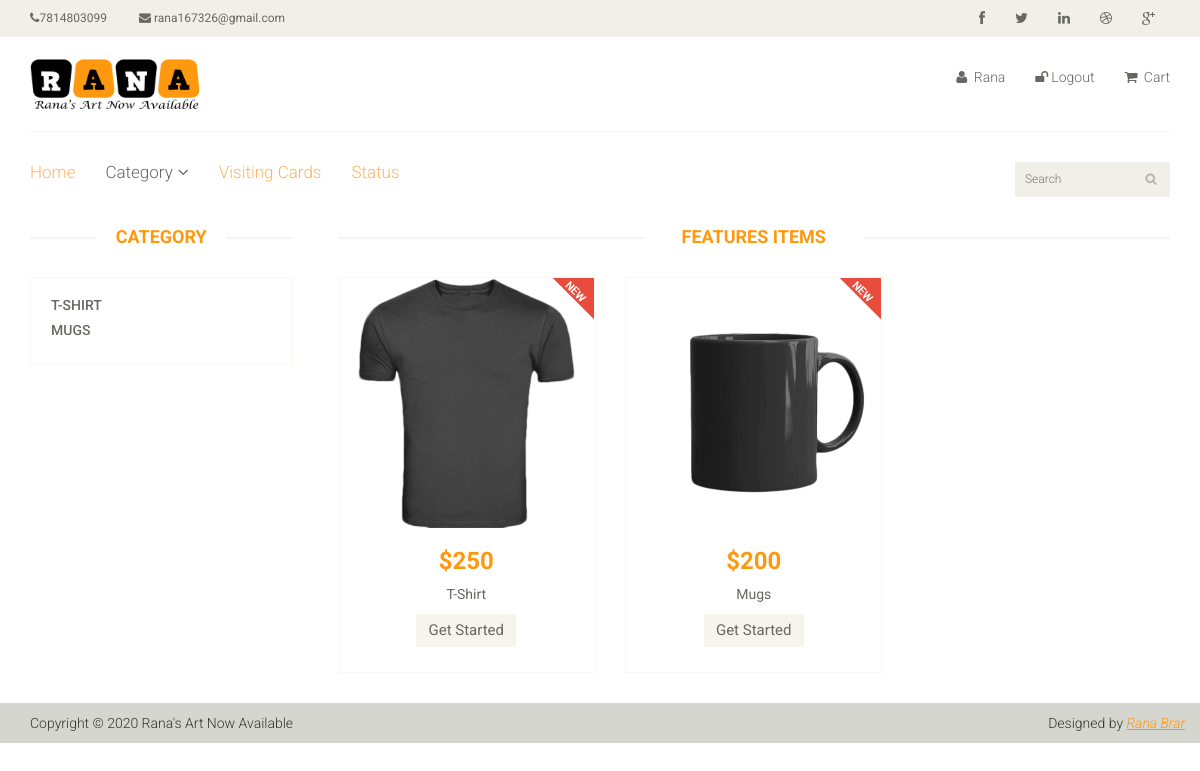
The app's page /index.php (signed in) with its own data.
### tables this page shows
CREATE TABLE `category` (
  `category_id` int(11) NOT NULL,
  `category_name` varchar(40) NOT NULL,
  `color` text NOT NULL,
  `size` text NOT NULL,
  `img` text NOT NULL,
  `price` int(11) NOT NULL
);

### index.php (the view, shortened to what this page needs)
<?php require_once('header.php'); ?>
<section>
	<div class="container">
		<div class="row">
			<div class="col-sm-3">
				<div class="left-sidebar">
					<h2>Category</h2>
					<div class="panel-group category-products" id="accordian">
						<div class="panel panel-default">
							<?php
							require_once('conn.php');
							$sql = "select * from category";
							$result = $conn->prepare($sql);
							$result->execute();
							if ($result->rowCount() > 0) {
								while ($row = $result->fetch(PDO::FETCH_ASSOC)) {
							?>
									<div class="panel-heading">
										<h4 class="panel-title">
											<a href="details.php?cat_id=<?php echo $row['category_id']; ?>"><?php echo $row['category_name']; ?></a>
										</h4>
									</div>
							<?php  }
							}
							?>
						</div>
					</div>
				</div>
			</div>
			<div class="col-sm-9 padding-right">
				<div class="features_items">
					<h2 class="title text-center">Features Items</h2>
					<?php
					require_once('conn.php');
					$sql = "select * from category";
					$result = $conn->prepare($sql);
					$result->execute();
					if ($result->rowCount() > 0) {
						while ($row = $result->fetch(PDO::FETCH_ASSOC)) {
					?>
							<div class="col-sm-4">
								<div class="product-image-wrapper">
									<div class="single-products">
										<div class="productinfo text-center">
											<img class="black" width="200px" height="250px" src="images/<?php echo $row['img']; ?>" alt="" />
											<h2>$<?php echo $row['price']; ?></h2>
											<p><?php echo $row['category_name']; ?></p>
											<a href="details.php?cat_id=<?php echo $row['category_id']; ?>" class="btn btn-default add-to-cart">Get Started</a>
										</div>
										<div class="product-overlay">
											<div class="overlay-content">
											</div>
										</div>
										<img src="images/home/new.png" class="new" alt="" />
									</div>
								</div>
							</div>
					<?php  }
					}
					?>
				</div>
			</div>
		</div>
	</div>
</section>
<?php require_once("footer.php"); ?>

### header.php (shortened to what this page needs)
<!DOCTYPE php>
<php lang="en">
    <head>
        <link href="css/bootstrap.min.css" rel="stylesheet">
        <link href="css/color.css" rel="stylesheet">
        <link href="css/mystyle.css" rel="stylesheet">
        <link href="css/font-awesome.min.css" rel="stylesheet">
        <link href="css/prettyPhoto.css" rel="stylesheet">
        <link href="css/price-range.css" rel="stylesheet">
        <link href="css/animate.css" rel="stylesheet">
        <link href="css/main.css" rel="stylesheet">
        <link href="css/responsive.css" rel="stylesheet">
    </head>
    <body>
        <header id="header">
            <div class="header_top">
                <div class="container">
                    <div class="row">
                        <div class="col-sm-6">
                            <div class="contactinfo">
                                <ul class="nav nav-pills">
                                    <li><a href="#"><i class="fa fa-phone"></i>7814803099</a></li>
                                    <li><a href="#"><i class="fa fa-envelope"></i> rana167326@gmail.com</a></li>
                                </ul>
                            </div>
                        </div>
                        <div class="col-sm-6">
                            <div class="social-icons pull-right">
                                <ul class="nav navbar-nav">
                                    <li><a href="#"><i class="fa fa-facebook"></i></a></li>
                                    <li><a href="#"><i class="fa fa-twitter"></i></a></li>
                                    <li><a href="#"><i class="fa fa-linkedin"></i></a></li>
                                    <li><a href="#"><i class="fa fa-dribbble"></i></a></li>
                                    <li><a href="#"><i class="fa fa-google-plus"></i></a></li>
                                </ul>
                            </div>
                        </div>
                    </div>
                </div>
            </div>
            <div class="header-middle">
                <div class="container">
                    <div class="row">
                        <div class="col-sm-4">
                            <div class="logo pull-left">
                                <a href="index.php"><img style="width: 170px;" src="images/home/ranaartistlogo.png" alt="" /></a>
                            </div>
                        </div>
                        <div class="col-sm-8">
                            <div class="shop-menu pull-right">
                                <ul class="nav navbar-nav">
                                    <li><a href="#"><i class="fa fa-user"></i> <?php if (isset($_SESSION['username'])) {
                                                                                    echo $_SESSION['username'];
                                                                                } ?></a></li>
                                    <li><a href="logout.php"><i class="fa fa-unlock"></i>Logout</a></li>
                                    <li><a href="cart.php"><i class="fa fa-shopping-cart"></i> Cart</a></li>
                                </ul>
                            </div>
                        </div>
                    </div>
                </div>
            </div>
            <div class="header-bottom">
                <div class="container">
                    <div class="row">
                        <div class="col-sm-9">
                            <div class="mainmenu pull-left">
                                <ul class="nav navbar-nav collapse navbar-collapse">
                                    <li><a href="index.php" class="active">Home</a></li>
                                    <li class="dropdown"><a href="#">Category<i class="fa fa-angle-down"></i></a>
                                    </li>
                                    <li><a href="card.php" class="active">Visiting Cards</a></li>
                                    <li><a href="status.php" class="active">Status</a></li>
                                </ul>
                            </div>
                        </div>
                        <div class="col-sm-3">
                            <div class="search_box pull-right">
                                <input type="text" placeholder="Search" />
                            </div>
                        </div>
                    </div>
                </div>
            </div>
        </header>

### footer.php (shortened to what this page needs)
<footer id="footer">
    <div class="footer-bottom">
        <div class="container">
            <div class="row">
                <p class="pull-left">Copyright © 2020 Rana's Art Now Available</p>
                <p class="pull-right">Designed by <span><a target="_blank" href="#">Rana Brar</a></span></p>
            </div>
        </div>
    </div>
</footer>
</body>
</html>

### css/color.css (style rules this page uses)
.black { -webkit-filter: invert(30%) grayscale(100%) brightness(70%) contrast(4); filter: invert(30%) grayscale(100%) brightness(70%) contrast(4); }

### records on screen
category: category_name "T-SHIRT", img (picture), price "250", category_name "T-Shirt"
category: category_name "MUGS", img (picture), price "200", category_name "Mugs"

### other values on screen
$_SESSION['username'] "Rana"
